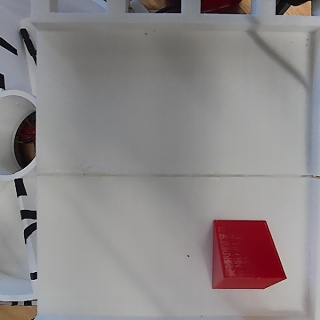
#> input picture _shot_camera.jpg, 320 x 320 px
$ python cam_verdict.py ../_shot_camera.jpg   (older library calls are emulated)
#> lines starting #> are read from the running program, lines starting #| are printed output that depends on the picture; after the words box and inside, x2 and y2 are one past the last pixel; in counts of white or black regions, pixels touching at a corner belong together
#!/usr/bin/env python3
"""双相机「基础验收」一键判读（PC 侧，主/副相机通用）。

## 为什么有它

相机装没装正、清不清晰，靠"看着差不多"会反复返工（今天已经踩过一次：主相机被碰成 +61°）。
本脚本把判据变成数字，**装一次拍一张，30 秒内知道合不合格**。

## 判据（与 v11 训练数据对齐）

| 指标 | 合格区间 | 说明 |
|---|---|---|
| 托盘占画面宽 | **78% ~ 87%** | 训练集实测 81.4% / 78.2% |
| 网格主方向（≈滚转） | **|角| ≤ 5°** | 训练图≈0°；今天实测 +61° 就是不合格 |
| 托盘高度占画面 | **≥ 90%**（远端不被切另看 `touch_top`）| 训练帧托盘纵贯画面 |
| 清晰度 laplacian | **≥ 300**（相对比较也可）| 失焦帧实测 218/128 |
| 检出件数（给了 --model 时）| **≥ 1** | 台上要真的有件 |

## 用法

    # 只量几何/清晰度（不需要模型）
    python cam_verdict.py frame.jpg

    # 顺带跑 v11 看检出
    python cam_verdict.py frame.jpg --model _runs/yolo11n_6c_v11/weights/best.pt

    # 批量（同一位置连拍多张，看稳定性）
    python cam_verdict.py --batch dir/ --model ...

退出码：0 = 全部合格；1 = 有不合格项；2 = 读不到图。
"""

from __future__ import annotations

import argparse
import glob
import os
import sys

import cv2
import numpy as np

# ── 判据默认值（可在命令行覆盖）──────────────────────────────────────────────
TRAY_W_MIN = 0.78
TRAY_W_MAX = 0.87
TRAY_H_MIN = 0.90
MAX_ROLL_DEG = 5.0
MIN_SHARPNESS = 0.0   # 0 = 不参与判定（清晰度受内容影响大，只作对焦相对参考）


def white_tray_bbox(img: np.ndarray):
    """找白色托盘的最大连通域 → bbox 与占比。

    用 HSV：V>100 且 S<60（白托盘哑光；实验台/墙也偏白 ⇒ 取最大连通域 + 形态学闭运算）。
    """
    h, w = img.shape[:2]
    hsv = cv2.cvtColor(img, cv2.COLOR_BGR2HSV)
    mask = cv2.inRange(hsv, np.array((0, 0, 100), np.uint8),
                       np.array((179, 60, 255), np.uint8))
    k = cv2.getStructuringElement(cv2.MORPH_ELLIPSE, (25, 25))
    mask = cv2.morphologyEx(mask, cv2.MORPH_CLOSE, k, 2)
    mask = cv2.morphologyEx(mask, cv2.MORPH_OPEN, k, 1)
    cnts, _ = cv2.findContours(mask, cv2.RETR_EXTERNAL, cv2.CHAIN_APPROX_SIMPLE)
    if not cnts:
        return None
    c = max(cnts, key=cv2.contourArea)
    area = float(cv2.contourArea(c))
    if area < 0.02 * w * h:
        return None
    x, y, bw, bh = cv2.boundingRect(c)
    return {
        "box": (x, y, x + bw, y + bh),
        "w_frac": bw / w, "h_frac": bh / h,
        "area_frac": area / (w * h),
        "touch_top": y <= 3, "touch_bottom": (y + bh) >= h - 3,
        "touch_left": x <= 3, "touch_right": (x + bw) >= w - 3,
    }


def grid_roll_deg(img: np.ndarray, box, min_len_ratio: float = 0.18):
    """在托盘 ROI 内测网格主方向 → 近似相机滚转（度）。

    做法：ROI 内 Canny + HoughP，取长线；把角度对 90° 取模折到 [-45,45]，
    再按长度加权取中位数。托盘是栅格/白板边界，训练位姿下应接近 0°。
    """
    x1, y1, x2, y2 = box
    roi = img[max(0, y1):y2, max(0, x1):x2]
    if roi.size == 0:
        return None, 0
    gray = cv2.cvtColor(roi, cv2.COLOR_BGR2GRAY)
    edges = cv2.Canny(gray, 60, 160)
    min_len = max(40, int(min_len_ratio * min(roi.shape[:2])))
    lines = cv2.HoughLinesP(edges, 1, np.pi / 180, threshold=60,
                            minLineLength=min_len, maxLineGap=12)
    if lines is None:
        return None, 0
    angs, lens = [], []
    for x_1, y_1, x_2, y_2 in lines.reshape(-1, 4):
        dx, dy = float(x_2 - x_1), float(y_2 - y_1)
        L = float(np.hypot(dx, dy))
        if L < min_len:
            continue
        a = float(np.degrees(np.arctan2(dy, dx))) % 90.0   # 0..90
        if a > 45.0:
            a -= 90.0                                      # 折到 (-45,45]
        angs.append(a)
        lens.append(L)
    if not angs:
        return None, 0
    angs = np.array(angs)
    lens = np.array(lens)
    order = np.argsort(angs)
    cum = np.cumsum(lens[order]) / lens.sum()
    med = float(angs[order][np.searchsorted(cum, 0.5)])
    return med, len(angs)


def sharpness(img: np.ndarray) -> float:
    gray = cv2.cvtColor(img, cv2.COLOR_BGR2GRAY)
    return float(cv2.Laplacian(gray, cv2.CV_64F).var())


def white_quadrants(img: np.ndarray):
    h, w = img.shape[:2]
    hsv = cv2.cvtColor(img, cv2.COLOR_BGR2HSV)
    m = ((hsv[:, :, 1] < 60) & (hsv[:, :, 2] > 100))
    out = {}
    for name, sl in (("左上", (slice(0, h // 2), slice(0, w // 2))),
                     ("右上", (slice(0, h // 2), slice(w // 2, w))),
                     ("左下", (slice(h // 2, h), slice(0, w // 2))),
                     ("右下", (slice(h // 2, h), slice(w // 2, w)))):
        out[name] = float(m[sl].mean()) * 100.0
    return out


def verdict_for(path: str, model, args) -> dict:
    img = cv2.imread(path)
    if img is None:
        return {"path": path, "error": "读不到图"}
    h, w = img.shape[:2]
    sharp = sharpness(img)
    tray = white_tray_bbox(img)
    quad = white_quadrants(img)
    res = {
        "path": path, "size": (w, h), "sharpness": sharp, "tray": tray,
        "quadrants": quad, "roll_deg": None, "n_lines": 0,
        "detections": None, "fails": [],
    }
    if tray is not None:
        roll, n = grid_roll_deg(img, tray["box"])
        res["roll_deg"], res["n_lines"] = roll, n
    if model is not None:
        r = model.predict(img, imgsz=448, conf=0.25, verbose=False)[0]
        res["detections"] = [
            (model.names[int(b.cls)], float(b.conf),
             [round(float(v), 1) for v in b.xyxy[0]]) for b in r.boxes
        ]
    # ── 判据 ──
    if tray is not None and (tray["touch_left"] and tray["touch_right"]
                             and tray["touch_top"] and tray["touch_bottom"]):
        res["fails"].append("白色区域占满全画面（疑似背景/墙面）⇒ 不认定为托盘")
        tray = None
    if tray is None:
        res["fails"].append("找不到白色托盘（占位/遮挡/曝光）")
    else:
        if not (args.tray_min <= tray["w_frac"] <= args.tray_max):
            res["fails"].append("托盘占宽 %.1f%% ∉ [%.0f%%,%.0f%%]"
                                % (tray["w_frac"] * 100, args.tray_min * 100,
                                   args.tray_max * 100))
        if tray["h_frac"] < args.tray_h_min:
            res["fails"].append("托盘占高 %.1f%% < %.0f%%"
                                % (tray["h_frac"] * 100, args.tray_h_min * 100))
        if res["roll_deg"] is None or res["n_lines"] < 12:
            res["fails"].append("网格长线不足（%d 条）⇒ 主方向不可判，先确认托盘在画面里" % res["n_lines"])
        elif abs(res["roll_deg"]) > args.max_roll:
            res["fails"].append("网格主方向 %+.1f°（|·| > %.0f°）"
                                % (res["roll_deg"], args.max_roll))
    if sharp < args.min_sharp:
        res["fails"].append("清晰度 %.0f < %.0f（失焦/运动模糊）"
                            % (sharp, args.min_sharp))
    if res["detections"] is not None and len(res["detections"]) == 0:
        res["fails"].append("v11 检出 0 件（台上没件？或模型/位姿不对）")
    return res


def print_one(res: dict) -> None:
    name = os.path.basename(res["path"])
    if "error" in res:
        print("❌ %s：%s" % (name, res["error"]))
        return
    tray = res["tray"]
    print("─" * 74)
    print("【%s】 %dx%d" % (name, res["size"][0], res["size"][1]))
    print("  清晰度 laplacian = %.0f" % res["sharpness"])
    if tray:
        x1, y1, x2, y2 = tray["box"]
        print("  托盘 bbox = (%d,%d)-(%d,%d)  占宽 %.1f%%  占高 %.1f%%  面积 %.1f%%"
              % (x1, y1, x2, y2, tray["w_frac"] * 100, tray["h_frac"] * 100,
                 tray["area_frac"] * 100))
        flags = [k for k, cond in (("顶边被切", tray["touch_top"]),
                                   ("底边被切", tray["touch_bottom"]),
                                   ("左边被切", tray["touch_left"]),
                                   ("右边被切", tray["touch_right"])) if cond]
        print("  边缘状态 = %s" % (" / ".join(flags) if flags else "四边都在画面内"))
    else:
        print("  托盘 bbox = 未找到")
    if res["roll_deg"] is not None:
        print("  网格主方向 = %+.1f°（长线 %d 条）" % (res["roll_deg"], res["n_lines"]))
    q = res["quadrants"]
    print("  白色占比  左上 %.1f%%  右上 %.1f%%  左下 %.1f%%  右下 %.1f%%"
          % (q["左上"], q["右上"], q["左下"], q["右下"]))
    if res["detections"] is not None:
        print("  v11 检出 %d 件" % len(res["detections"]))
        for cls, conf, box in res["detections"][:8]:
            print("      %-18s conf=%.2f  %s" % (cls, conf, box))
    if res["fails"]:
        print("  ❌ 不合格 %d 项：" % len(res["fails"]))
        for f in res["fails"]:
            print("      · %s" % f)
    else:
        print("  ✅ 全部判据通过（占宽/占高/主方向/清晰度%s）"
              % ("/检出" if res["detections"] is not None else ""))


def main(argv=None) -> int:
    ap = argparse.ArgumentParser()
    ap.add_argument("image", nargs="?", help="单张图（或用 --batch）")
    ap.add_argument("--batch", help="目录或 glob，一次判多张")
    ap.add_argument("--model", help="v11 best.pt（可选，给了才跑检出）")
    ap.add_argument("--tray-min", type=float, default=TRAY_W_MIN)
    ap.add_argument("--tray-max", type=float, default=TRAY_W_MAX)
    ap.add_argument("--tray-h-min", type=float, default=TRAY_H_MIN)
    ap.add_argument("--max-roll", type=float, default=MAX_ROLL_DEG)
    ap.add_argument("--min-sharp", type=float, default=MIN_SHARPNESS)
    args = ap.parse_args(argv)

    model = None
    if args.model:
        try:
            from ultralytics import YOLO
            model = YOLO(args.model)
        except Exception as e:
            print("⚠️ 模型加载失败（跳过检出）：%s" % e)

    if args.batch:
        pats = [args.batch] if any(ch in args.batch for ch in "*?[") else [
            os.path.join(args.batch, "*.jpg"), os.path.join(args.batch, "*.png")]
        files = []
        for p in pats:
            files.extend(sorted(glob.glob(p)))
        if not files:
            print("❌ 没找到图片：%s" % args.batch)
            return 2
    elif args.image:
        files = [args.image]
    else:
        ap.print_help()
        return 2

    bad = 0
    results = []
    for f in files:
        r = verdict_for(f, model, args)
#> in verdict_for, img is the input picture: shape (320, 320, 3); mean B, G, R 136.9, 136.3, 141.3
#> in sharpness, `gray = cv2.cvtColor(img, cv2.COLOR_BGR2GRAY)`:
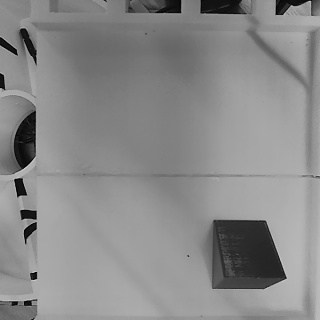
#> gray: shape (320, 320); min 0, max 210, mean 137.9
#> in verdict_for, `sharp = sharpness(img)`: sharp = 348.7
#> in white_tray_bbox, `hsv = cv2.cvtColor(img, cv2.COLOR_BGR2HSV)`: hsv: shape (320, 320, 3); mean H, S, V 56.7, 20.1, 143.4
#> in white_tray_bbox, `mask = cv2.inRange(hsv, np.array((0, 0, 100), np.uint8), np.array((179..`:
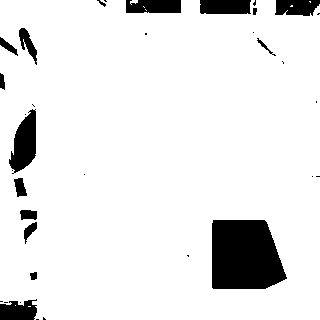
#> mask: shape (320, 320); 91% white; 35 black regions (19 under 20 px), largest, box (x1, y1, x2, y2) and area: (212, 220, 287, 289) 4444, (9, 109, 36, 174) 1095, (200, 0, 251, 14) 698
#> in white_tray_bbox, `mask = cv2.morphologyEx(mask, cv2.MORPH_CLOSE, k, 2)`:
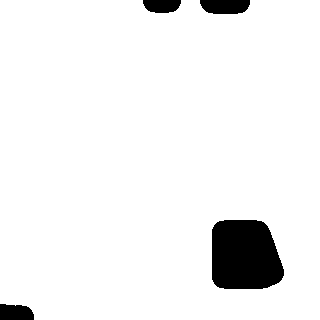
#> mask: shape (320, 320); 94.3% white; 4 black regions, box (x1, y1, x2, y2) and area: (212, 220, 284, 289) 4326, (200, 0, 250, 14) 618, (0, 304, 34, 320) 478, (143, 0, 181, 13) 420
#> in white_tray_bbox, `mask = cv2.morphologyEx(mask, cv2.MORPH_OPEN, k, 1)`: mask: shape (320, 320); 94.3% white; 4 black regions
#> in white_tray_bbox, `cnts, _ = cv2.findContours(mask, cv2.RETR_EXTERNAL, cv2.CHAIN_APPROX_S..`: cnts = 1 contour; box (x1, y1, x2, y2) and area: (0, 0, 320, 320) 100228
#> in white_tray_bbox, `c = max(cnts, key=cv2.contourArea)`: c = contour of 66 points, box (x1, y1, x2, y2) (0, 0, 320, 320), area 100228
#> in white_tray_bbox, `area = float(cv2.contourArea(c))`: area = 100228
#> in white_tray_bbox, `x, y, bw, bh = cv2.boundingRect(c)`: x = 0; bw = 320
#> in verdict_for, `tray = white_tray_bbox(img)`: tray = {'box': (0, 0, 320, 320), 'w_frac': 1, 'h_frac': 1, 'area_frac': 0.979, 'touch_top': True, 'touch_bottom': True, 'touch_left': True, 'touch_right': True}
#> in white_quadrants, `m = ((hsv[:, :, 1] < 60) & (hsv[:, :, 2] > 100))`: m: shape (320, 320) bool; 90.9% white; 37 black regions (21 under 20 px), largest, box (x1, y1, x2, y2) and area: (212, 219, 287, 289) 4446, (9, 109, 36, 174) 1113, (200, 0, 251, 14) 698
#> after the loop in white_quadrants, `for name, sl in (("左上", (slice(0, h // 2), slice(0, w // 2))),`: out = {'左上': 92.81, '右上': 93.31, '左下': 94.85, '右下': 82.6}
#> in verdict_for, `quad = white_quadrants(img)`: quad has the same summary as out in white_quadrants
#> in grid_roll_deg, `edges = cv2.Canny(gray, 60, 160)`:
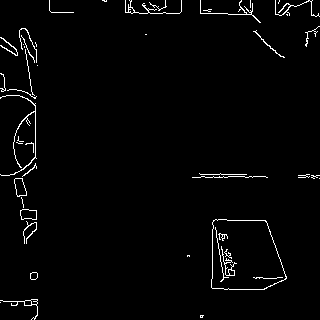
#> edges: shape (320, 320); 2.1% white in thin lines or dots
#> in grid_roll_deg, `lines = cv2.HoughLinesP(edges, 1, np.pi / 180, threshold=60, minLineLe..`: lines = [[35, 165, 35, 97]]
#> the loop in grid_roll_deg, `for x_1, y_1, x_2, y_2 in lines.reshape(-1, 4):` made 1 pass
#> (x_1, y_1, x_2, y_2, dx, dy, L, a) on pass 1: (35, 165, 35, 97, 0, -68, 68, 0)
#> after the loop in grid_roll_deg, `for x_1, y_1, x_2, y_2 in lines.reshape(-1, 4):`: angs = [0]; lens = [68]
#> in grid_roll_deg, `order = np.argsort(angs)`: order = [0]
#> in grid_roll_deg, `cum = np.cumsum(lens[order]) / lens.sum()`: cum = [1]
#> in grid_roll_deg, `med = float(angs[order][np.searchsorted(cum, 0.5)])`: med = 0
#> in verdict_for, `roll, n = grid_roll_deg(img, tray["box"])`: n = 1
#> r = 9 items
        results.append(r)
        print_one(r)
#| 【_shot_camera.jpg】 320x320
#|   清晰度 laplacian = 349
#> in print_one, `x1, y1, x2, y2 = tray["box"]`: x1 = 0; x2 = 320
#|   托盘 bbox = (0,0)-(320,320)  占宽 100.0%  占高 100.0%  面积 97.9%
#> in print_one, `flags = [k for k, cond in (("顶边被切", tray["touch_top"]), ("底边被切", tray[..`: flags = ['顶边被切', '底边被切', '左边被切', '右边被切']
#|   边缘状态 = 顶边被切 / 底边被切 / 左边被切 / 右边被切
#|   网格主方向 = +0.0°（长线 1 条）
#> in print_one, `q = res["quadrants"]`: q has the same summary as out in white_quadrants
#|   白色占比  左上 92.8%  右上 93.3%  左下 94.8%  右下 82.6%
#|   ❌ 不合格 2 项：
#> the loop in print_one, `for f in res["fails"]:` made 2 passes
#|       · 白色区域占满全画面（疑似背景/墙面）⇒ 不认定为托盘
#|       · 找不到白色托盘（占位/遮挡/曝光）
        if r.get("fails"):
            bad += 1
    print("=" * 74)
    print("汇总：%d 张，合格 %d，不合格 %d" % (len(files), len(files) - bad, bad))
    if len(results) > 1:
        ok = [r for r in results if not r.get("fails") and r.get("tray")]
        if ok:
            ws = [r["tray"]["w_frac"] * 100 for r in ok]
            rs = [r["roll_deg"] for r in ok if r["roll_deg"] is not None]
            print("合格组统计：占宽 %.1f%%~%.1f%%（均 %.1f%%）%s"
                  % (min(ws), max(ws), sum(ws) / len(ws),
                     "，主方向 %+.1f°~%+.1f°" % (min(rs), max(rs)) if rs else ""))
    return 0 if bad == 0 else 1


if __name__ == "__main__":
#> (the run stopped early here; a loop or call above may not have finished)
